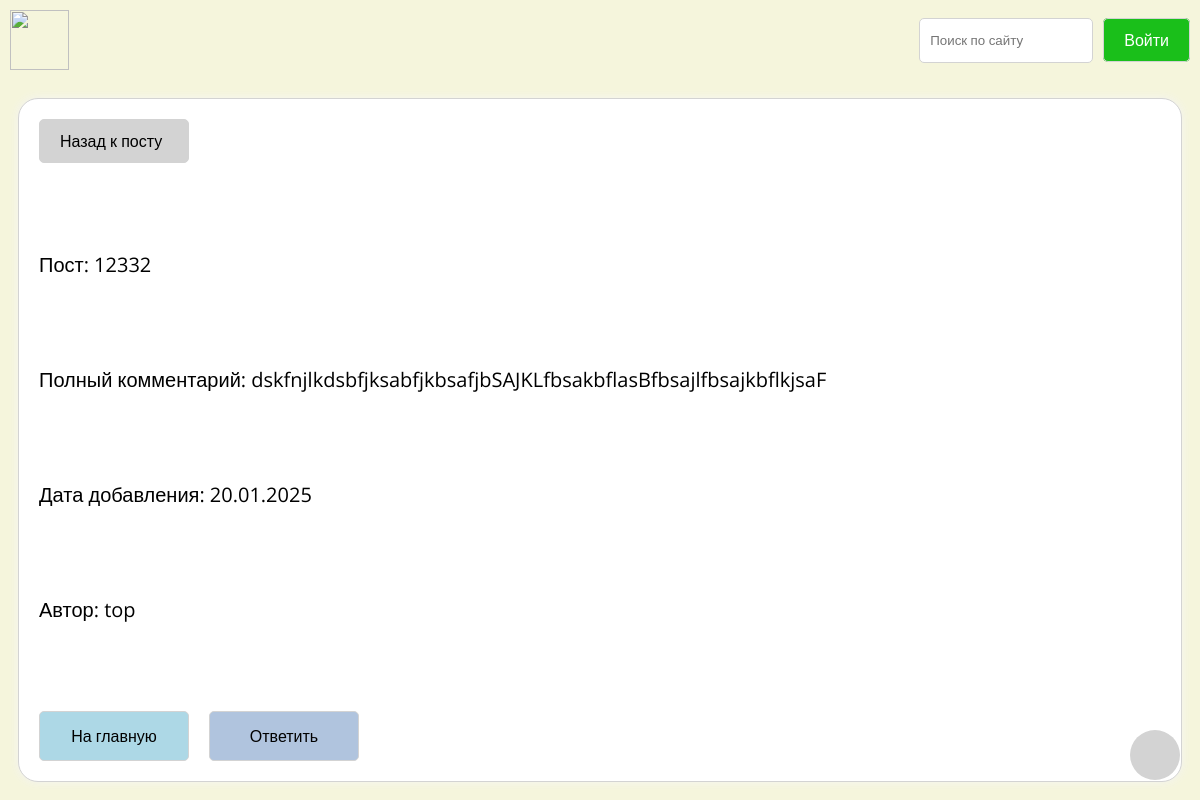
The app's page /app/read_comment/18 with its own data.
### app/models.py (models this page shows, shortened)
class Comment(models.Model):
    body = models.TextField()
    date_created = models.DateField(auto_now_add=True)
    date_edited = models.DateField(auto_now=True)
    post = models.ForeignKey(Post, on_delete=models.CASCADE)
    author = models.ForeignKey('auth.User', on_delete=models.CASCADE)
    is_edited = models.BooleanField(default=False)
    likes = models.ManyToManyField('auth.User', related_name='comment_likes')
    dislikes = models.ManyToManyField('auth.User', related_name='comment_dislikes')
    parent = models.ForeignKey(
        'self', null=True, blank=True, on_delete=models.CASCADE, related_name='reply'
    )

class Post(models.Model):
    title = models.CharField(max_length=100)
    body = models.TextField()
    created_at = models.DateField(auto_now_add=True)
    updated_at = models.DateField(auto_now=True)
    image = models.ImageField(blank=True, default='default.png')
    author = models.ForeignKey('auth.User', on_delete=models.CASCADE, default=1)
    likes = models.ManyToManyField('auth.User', related_name='likes')
    dislikes = models.ManyToManyField('auth.User', related_name='dislikes')
    views = models.ManyToManyField('auth.User', related_name='views')

### app/views.py (the view)
# urls.py: path('read_comment/<int:pk>', read_comment, name='read_comment'),
def read_comment(request, pk):
    comment = Comment.objects.get(pk=pk)
    return render(request, "read_comment.html", {"comment": comment})

### app/templates/read_comment.html (shortened to what this page needs)
{% extends 'base_layout.html' %}
{% block content %}
<div class="parent-block">
  <div class="block">
    <a href="{% url 'app:post' comment.post.pk %}" class="button">Назад к посту</a>
    <div class="title">Пост: {{comment.post.title}}</div>
    <div class="comment-text">Полный комментарий: {{comment.body}}</div>
    <div class="date-added">Дата добавления: {{comment.date_created|date:'d.m.Y'}}</div>
    <div class="comment-author">Автор: {{comment.author}}</div>
    <div class="buttons">
      <a href="{% url 'app:home' %}" class="button">На главную</a>
      <a href="{%  url 'app:reply' comment.pk %}" class="button">
        <span>Ответить</span>
      </a>
    </div>
  </div>
</div>
{% endblock %}

### static/style.css (style rules this page uses)
* { margin: 0; padding: 0; box-sizing: border-box; font-family: "Open Sans", sans-serif; }
body { height: 100vh; background: #f5f5dc; }
.buttons .button { border: 1px solid lightgrey; padding: 5px 15px; font-size: 25px; border-radius: 5px; transition: 0.5s; cursor: pointer; height: 50px; display: flex; justify-content: center; align-items: center; }
.buttons { display: flex; gap: 20px; justify-content: center; }
.block { width: 97%; height: 95%; background: white; border-radius: 20px; box-shadow: 0 0 10px #f3f3f3; border: 1px solid lightgrey; padding: 20px; display: flex; flex-direction: column; justify-content: space-between; font-size: 20px; }
.parent-block { display: flex; justify-content: center; align-items: center; height: 100%; }
.block .button { padding: 10px 20px; border: 1px solid lightgrey; font-size: 16px; border-radius: 5px; color: black; cursor: pointer; text-decoration: none; width: 150px; }
.block > .button { background: lightgrey; }
.block .buttons .button:first-child { background: lightblue; }
.block .buttons .button:last-child { background: lightsteelblue; }
.block .buttons { justify-content: left; }

### records on screen
Comment: post "12332", body "dskfnjlkdsbfjksabfjkbsafjbSAJKLfbsakbflasBfbsajlfbsajkbflkjsaF", date_created "20.01.2025", author "top"
